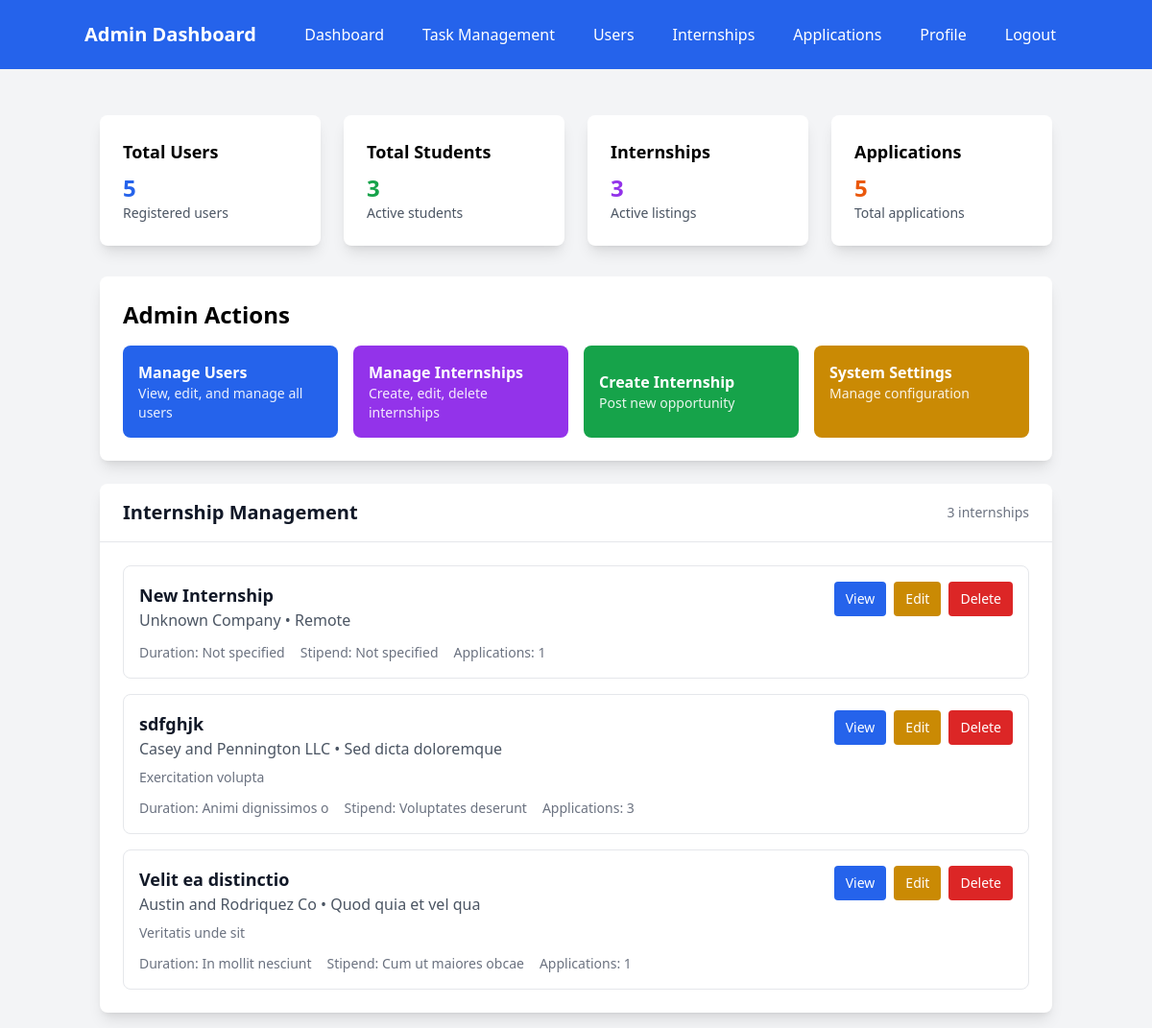
/dashboard (signed in), run on the app's committed database.
### models.py (models this page shows)
class Internship(Base):
    __tablename__ = "internships"
    id = Column(Integer, primary_key=True, index=True)
    title = Column(String(255), nullable=False)
    description = Column(Text)
    company = Column(String(255), nullable=False)
    location = Column(String(255))
    duration = Column(String(100))
    stipend = Column(String(100))
    requirements = Column(Text)
    created_by = Column(Integer, ForeignKey("users.id"))
    created_at = Column(DateTime(timezone=True), server_default=func.now())
    is_active = Column(Boolean, default=True)
    deadline = Column(DateTime(timezone=True))
    creator = relationship("User", back_populates="created_internships")
    applications = relationship("InternshipApplication", back_populates="internship")
    tasks = relationship("Task", back_populates="internship")
    feedback = relationship("Feedback", back_populates="internship")

### app.py (the view)
@app.get("/dashboard", response_class=HTMLResponse)
async def dashboard(request: Request, db: Session = Depends(get_db)):
    try:
        user = await get_current_user_from_cookie(request, db)
        print(f"🎯 Dashboard access - User: {user.email}, Role: {user.role}")
        if user.role == "student":
            internships = crud.get_internships(db)
            applications = crud.get_applications_by_student(db, user.id)
            tasks = crud.get_tasks_by_student(db, user.id)
            return templates.TemplateResponse("dashboard_student.html", {
                "request": request,
                "user": user,
                "internships": internships,
                "applications": applications,
                "tasks": tasks
            })
        elif user.role == "admin":
            internships = crud.get_internships(db)
            try:
                stats = crud.get_system_stats(db)
            except Exception as e:
                print(f"⚠️  Could not get system stats: {e}")
                stats = {
                    "total_users": 0,
                    "total_students": 0,
                    "total_admins": 0,
                    "total_mentors": 0,
                    "total_internships": 0,
                    "total_applications": 0,
                    "total_tasks": 0
                }
            return templates.TemplateResponse("dashboard_admin.html", {
                "request": request,
                "user": user,
                "internships": internships,
                "stats": stats
            })
        elif user.role == "mentor":
            internships = crud.get_internships(db)
            mentor_internships = crud.get_internships_by_mentor(db, user.id)
            mentor_applications = crud.get_applications_for_mentor(db, user.id)
            return templates.TemplateResponse("dashboard_mentor.html", {
                "request": request,
                "user": user,
                "internships": internships,
                "mentor_internships": mentor_internships,
                "mentor_applications": mentor_applications
            })
        else:
            print(f"❌ Unknown role: {user.role}")
            return RedirectResponse("/login?error=Unknown user role")
    except Exception as e:
        print(f"💥 Dashboard error: {e}")
        import traceback
        traceback.print_exc()
        return RedirectResponse("/login")

### templates/dashboard_admin.html (shortened to what this page needs)
<!DOCTYPE html>
<html>
<head>
    <script src="https://cdn.tailwindcss.com"></script>
</head>
<body class="bg-gray-100">
<nav class="bg-blue-600 text-white p-4">
    <div class="container mx-auto flex justify-between items-center">
        <h1 class="text-xl font-bold">Admin Dashboard</h1>
        <div class="flex space-x-4">
            <a href="/dashboard" class="hover:bg-blue-700 px-3 py-2 rounded">Dashboard</a>
            <a href="/tasks" class="hover:bg-blue-700 px-3 py-2 rounded">Task Management</a>
            <a href="/admin/users" class="hover:bg-blue-700 px-3 py-2 rounded">Users</a>
            <a href="/admin/internships" class="hover:bg-blue-700 px-3 py-2 rounded">Internships</a>
            <a href="/admin/applications" class="hover:bg-blue-700 px-3 py-2 rounded">Applications</a>
            <a href="/profile" class="hover:bg-blue-700 px-3 py-2 rounded">Profile</a>
            <a href="/logout" class="hover:bg-blue-700 px-3 py-2 rounded">Logout</a>
        </div>
    </div>
</nav>
    <div class="container mx-auto mt-8 p-4">
        <div class="grid grid-cols-1 md:grid-cols-4 gap-6 mb-8">
            <div class="bg-white p-6 rounded-lg shadow-lg">
                <h3 class="text-lg font-semibold mb-2">Total Users</h3>
                <p class="text-2xl font-bold text-blue-600">{{ stats.total_users }}</p>
                <p class="text-sm text-gray-600">Registered users</p>
            </div>
            <div class="bg-white p-6 rounded-lg shadow-lg">
                <h3 class="text-lg font-semibold mb-2">Total Students</h3>
                <p class="text-2xl font-bold text-green-600">{{ stats.total_students }}</p>
                <p class="text-sm text-gray-600">Active students</p>
            </div>
            <div class="bg-white p-6 rounded-lg shadow-lg">
                <h3 class="text-lg font-semibold mb-2">Internships</h3>
                <p class="text-2xl font-bold text-purple-600">{{ stats.total_internships }}</p>
                <p class="text-sm text-gray-600">Active listings</p>
            </div>
            <div class="bg-white p-6 rounded-lg shadow-lg">
                <h3 class="text-lg font-semibold mb-2">Applications</h3>
                <p class="text-2xl font-bold text-orange-600">{{ stats.total_applications }}</p>
                <p class="text-sm text-gray-600">Total applications</p>
            </div>
        </div>
        <div class="bg-white rounded-lg shadow-lg p-6 mb-6">
            <h2 class="text-2xl font-bold mb-4">Admin Actions</h2>
            <div class="grid grid-cols-1 md:grid-cols-2 lg:grid-cols-4 gap-4">
                <a href="/admin/users"
                    class="bg-blue-600 text-white p-4 rounded-lg hover:bg-blue-700 transition text-left">
                    <div class="font-semibold">Manage Users</div>
                    <div class="text-sm opacity-90">View, edit, and manage all users</div>
                </a>
                <a href="/admin/internships"
                    class="bg-purple-600 text-white p-4 rounded-lg hover:bg-purple-700 transition text-left">
                    <div class="font-semibold">Manage Internships</div>
                    <div class="text-sm opacity-90">Create, edit, delete internships</div>
                </a>
                <button onclick="showCreateForm()"
                    class="bg-green-600 text-white p-4 rounded-lg hover:bg-green-700 transition text-left cursor-pointer">
                    <div class="font-semibold">Create Internship</div>
                    <div class="text-sm opacity-90">Post new opportunity</div>
                </button>
                <a href="/admin/system"
                    class="bg-yellow-600 text-white p-4 rounded-lg hover:bg-yellow-700 transition text-left">
                    <div class="font-semibold">System Settings</div>
                    <div class="text-sm opacity-90">Manage configuration</div>
                </a>
            </div>
        </div>
        <div class="bg-white rounded-lg shadow-lg">
            <div class="px-6 py-4 border-b border-gray-200 flex justify-between items-center">
                <h2 class="text-xl font-semibold text-gray-900">Internship Management</h2>
                <span class="text-sm text-gray-500">{{ internships|length }} internships</span>
            </div>
            <div class="p-6">
                {% if internships %}
                <div class="space-y-4">
                    {% for internship in internships %}
                    <div class="border border-gray-200 rounded-lg p-4 hover:shadow-md transition">
                        <div class="flex justify-between items-start">
                            <div class="flex-1">
                                <h3 class="text-lg font-semibold text-gray-900">{{ internship.title }}</h3>
                                <p class="text-gray-600">{{ internship.company }} • {{ internship.location or 'Remote' }}</p>
                                <p class="text-sm text-gray-500 mt-2">{{ internship.description[:120] }}{% if internship.description|length > 120 %}...{% endif %}</p>
                                <div class="flex items-center mt-3 space-x-4 text-sm text-gray-500">
                                    <span>Duration: {{ internship.duration or 'Not specified' }}</span>
                                    <span>Stipend: {{ internship.stipend or 'Not specified' }}</span>
                                    <span>Applications: {{ internship.applications|length if internship.applications else 0 }}</span>
                                </div>
                            </div>
                            <div class="flex space-x-2 ml-4">
                                <button onclick="viewInternship({{ internship.id }})"
                                    class="bg-blue-600 text-white px-3 py-2 rounded text-sm hover:bg-blue-700 transition">
                                    View
                                </button>
                                <button onclick="editInternship({{ internship.id }})"
                                    class="bg-yellow-600 text-white px-3 py-2 rounded text-sm hover:bg-yellow-700 transition">
                                    Edit
                                </button>
                                <button onclick="deleteInternship({{ internship.id }})"
                                    class="bg-red-600 text-white px-3 py-2 rounded text-sm hover:bg-red-700 transition">
                                    Delete
                                </button>
                            </div>
                        </div>
                    </div>
                    {% endfor %}
                </div>
                {% endif %}
            </div>
        </div>
    </div>
</body>
</html>

### data on the page
Internship: title "New Internship", company "Unknown Company", location "Remote", duration "Not specified", stipend "Not specified", applications|length "1"
Internship: title "sdfghjk", company "Casey and Pennington LLC", location "Sed dicta doloremque", description "Exercitation volupta", duration "Animi dignissimos o", stipend "Voluptates deserunt", applications|length "3"
Internship: title "Velit ea distinctio", company "Austin and Rodriquez Co", location "Quod quia et vel qua", description "Veritatis unde sit", duration "In mollit nesciunt", stipend "Cum ut maiores obcae", applications|length "1"

### other printed values
{{ stats.total_users }} "5"
{{ stats.total_students }} "3"
{{ stats.total_internships }} "3"
{{ stats.total_applications }} "5"
{{ internships|length }} "3"
